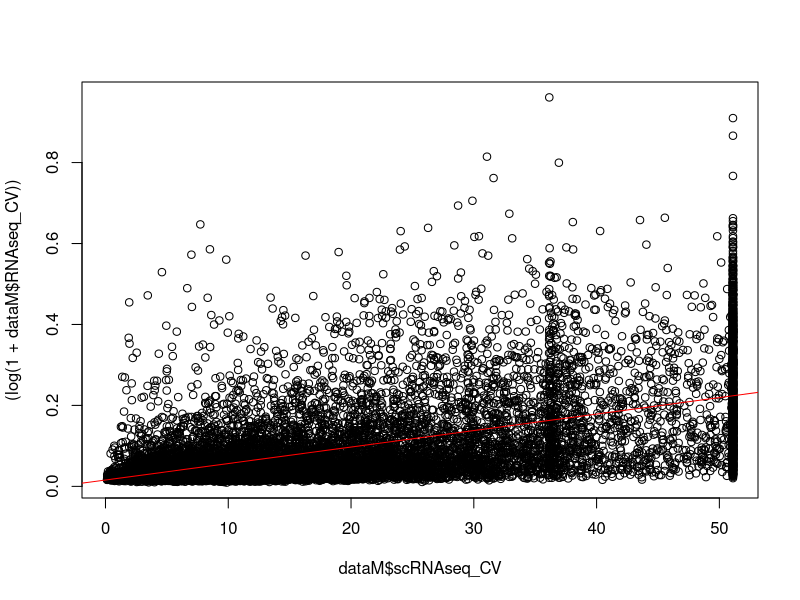
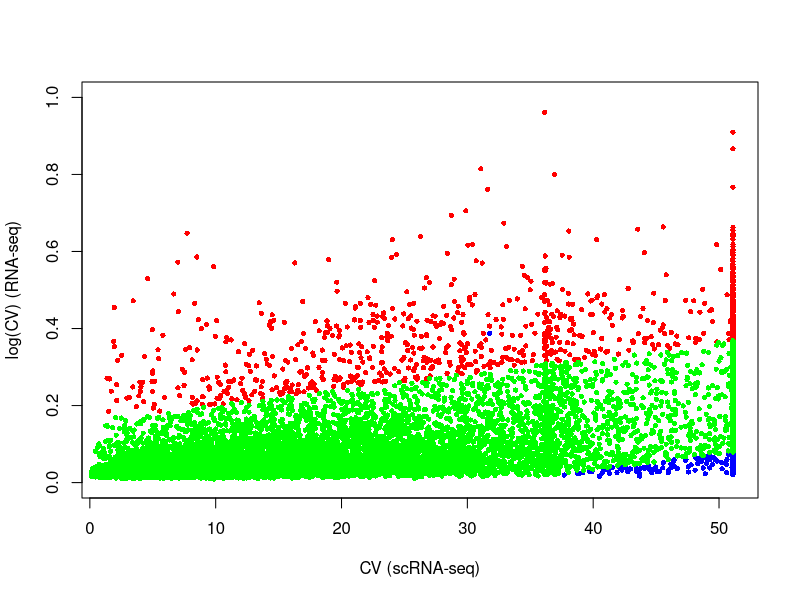

Here is the R script that generated these plots, in order: (Note: this script raises an error after producing the figures.)
dataM <- read.csv("dataFiles/dataM.csv")
dataT <- read.csv("dataFiles/dataT.csv")

# Linear model
lmM <- lm(formula = (log(1+RNAseq_CV))~scRNAseq_CV, data = dataM)
plot((log(1+dataM$RNAseq_CV))~dataM$scRNAseq_CV)
abline(lmM, col= "red")

# Confidence intervals
ci <- predict(object = lmM,newdata = data.frame(scRNAseq_CV= dataM$scRNAseq_CV), interval="predict", level = 0.9)
limits <- cbind(gene= dataM$ENSEMBL,x=dataM$scRNAseq_CV,y=log(1+dataM$RNAseq_CV),ci)

# Split the groups
pdf("genesByGroup/M-plotGroups.pdf")
g1 <- limits[limits[,3]>limits[,6],]
plot(x = g1[,2], y = g1[,3], col = "red", pch = 16, cex= 0.7, ylim=c(0,1), xlab = "CV (scRNA-seq)", ylab= "log(CV) (RNA-seq)")
g3 <- limits[limits[,3]<limits[,5],]
points(x = g3[,2], y = g3[,3], col = "blue", pch = 16, cex= 0.7)
g2 <- limits[((limits[,3]<limits[,6])&(limits[,3]>limits[,5])),]
points(x = g2[,2], y = g2[,3], col = "green", pch = 16, cex= 0.7)
dev.off()

# Output files
writeLines(text = as.vector(dataM$ENSEMBL[g1[,1]]),con='genesByGroup/M-G1.txt')
writeLines(text = as.vector(dataM$ENSEMBL[g2[,1]]),con='genesByGroup/M-G2.txt')
writeLines(text = as.vector(dataM$ENSEMBL[g3[,1]]),con='genesByGroup/M-G3.txt')

### T - CELLS
dataT <- read.csv("dataFiles/dataT.csv")

# Linear model
lmM <- lm(formula = (log(1+RNAseq_CV))~scRNAseq_CV, data = dataT)
plot((log(1+dataT$RNAseq_CV))~dataT$scRNAseq_CV)
abline(lmM, col= "red")

# Confidence intervals
ci <- predict(object = lmM,newdata = data.frame(scRNAseq_CV= dataT$scRNAseq_CV), interval="predict", level = 0.9)
limits <- cbind(gene= dataT$ENSEMBL,x=dataT$scRNAseq_CV,y=log(1+dataT$RNAseq_CV),ci)

# Split the groups
pdf("genesByGroup/T-plotGroups.pdf")
g1 <- limits[limits[,3]>limits[,6],]
plot(x = g1[,2], y = g1[,3], col = "red", pch = 16, cex= 0.7, ylim=c(0,1), xlab = "CV (scRNA-seq)", ylab= "log(CV) (RNA-seq)")
g3 <- limits[limits[,3]<limits[,5],]
points(x = g3[,2], y = g3[,3], col = "blue", pch = 16, cex= 0.7)
g2 <- limits[((limits[,3]<limits[,6])&(limits[,3]>limits[,5])),]
points(x = g2[,2], y = g2[,3], col = "green", pch = 16, cex= 0.7)
dev.off()

# Output files
writeLines(text = as.vector(dataT$ENSEMBL[g1[,1]]),con='genesByGroup/T-G1.txt')
writeLines(text = as.vector(dataT$ENSEMBL[g2[,1]]),con='genesByGroup/T-G2.txt')
writeLines(text = as.vector(dataT$ENSEMBL[g3[,1]]),con='genesByGroup/T-G3.txt')

